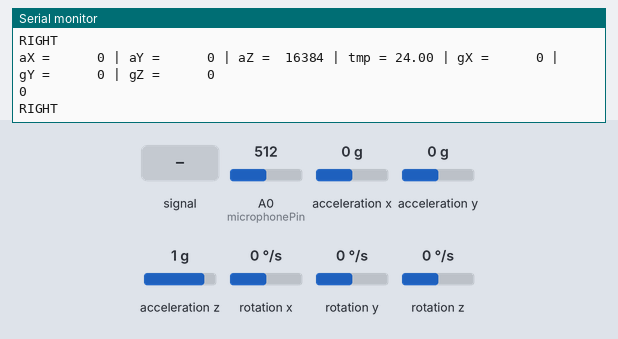
Bench run of a sketch on a simulated Arduino Leonardo, built with avr-gcc and run on an emulated ATmega32U4. On the bench: the last lines printed to the serial monitor. Wiring (inferred from the names in the program): MPU-6050 motion sensor at I2C address 0x68. Inputs (shaded band) come from the test bench; at power-on: acceleration x 0 g, acceleration y 0 g, acceleration z 1 g, rotation x 0 °/s, rotation y 0 °/s, A0 (microphonePin) = 512, rotation z 0 °/s. USB keyboard and mouse output is not drawn.

Above: at 1.2 s.
1.3 s: acceleration x set to -1.4 g
At 1.64 s:
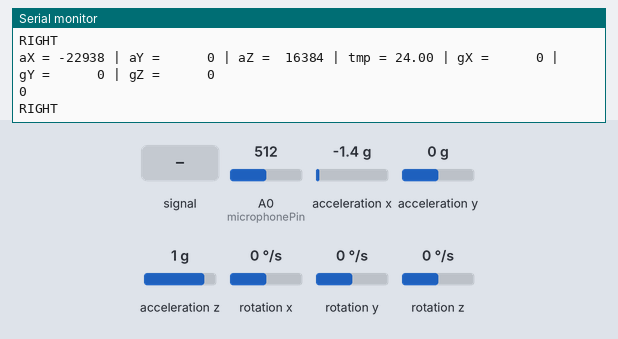
3.2 s: acceleration y set to -1.4 g
At 3.52 s:
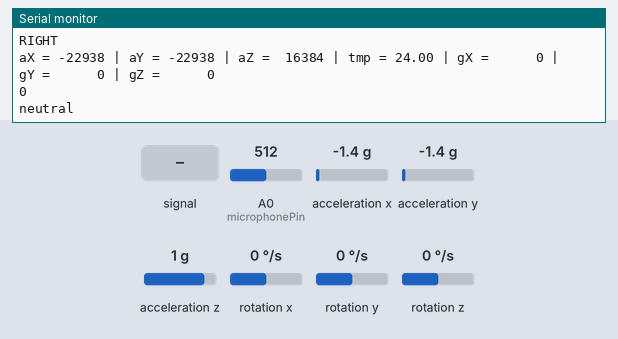
4.8 s: acceleration z set to -1.4 g
At 5.13 s:
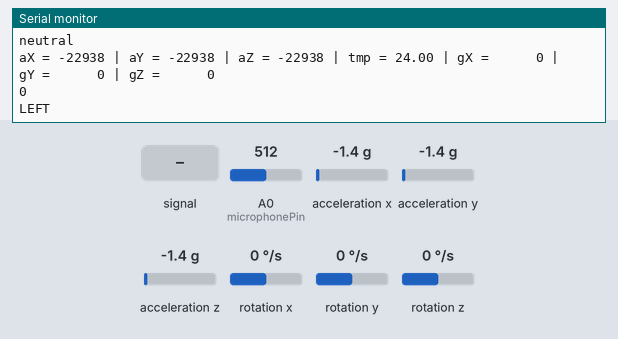
6.4 s: rotation x set to -192 °/s
At 6.74 s:
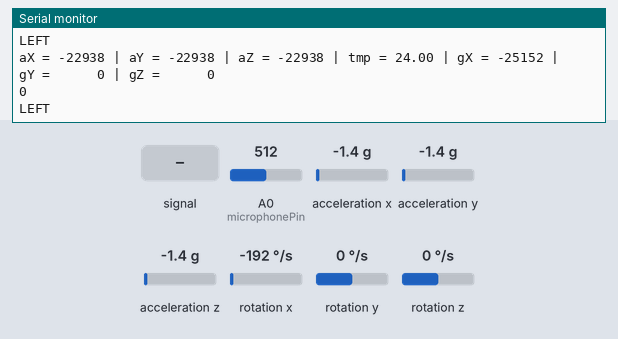
8.3 s: rotation y set to -192 °/s
At 8.62 s:
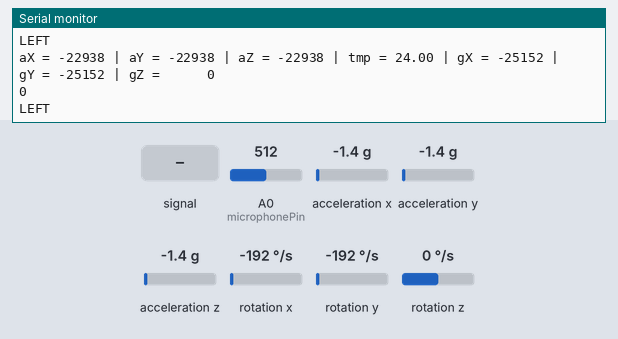

The sketch:

WizPong_Arduino_New.ino
```cpp
// (c) Michael Schoeffler 2017, http://www.mschoeffler.de

#include "Wire.h" // This library allows you to communicate with I2C devices.
#include "Keyboard.h"
#include <Keyboard.h>
#include <Wire.h>


//Setting up LEDs on board
// #define LED_LB 2
// #define LED_LT 3
// #define LED_RB 4
// #define LED_RT 5

// Setting up microphone
const int microphonePin = A0;


bool pressed_W = false;
bool pressed_S = false;
bool pressed_A = false;
bool pressed_D = false;
//Floating direction var
int dir = -1;

const int MPU_ADDR = 0x68; // I2C address of the MPU-6050. If AD0 pin is set to HIGH, the I2C address will be 0x69.

int16_t accelerometer_x, accelerometer_y, accelerometer_z; // variables for accelerometer raw data
int16_t gyro_x, gyro_y, gyro_z; // variables for gyro raw data
int16_t temperature; // variables for temperature data

char tmp_str[7]; // temporary variable used in convert function

char* convert_int16_to_str(int16_t i) { // converts int16 to string. Moreover, resulting strings will have the same length in the debug monitor.
  sprintf(tmp_str, "%6d", i);
  return tmp_str;
}

void setup() {
  //Light Output
  Serial.begin(9600);
  // pinMode(LED_LB, OUTPUT);
  // pinMode(LED_LT, OUTPUT);
  // pinMode(LED_RB, OUTPUT);
  // pinMode(LED_RT, OUTPUT);
  // digitalWrite(LED_LB, LOW);
  // digitalWrite(LED_LT, LOW);
  // digitalWrite(LED_RB, LOW);
  // digitalWrite(LED_RT, LOW);

  //LCD INITIALIZATION
  // lcd.init();
  // lcd.backlight();

  //Starting i2c to acccel
  Wire.begin();
  Wire.beginTransmission(MPU_ADDR); // Begins a transmission to the I2C slave (GY-521 board)
  Wire.write(0x6B); // PWR_MGMT_1 register
  Wire.write(0); // set to zero (wakes up the MPU-6050)
  Wire.endTransmission(true);
  Keyboard.begin();
}
void loop() {
  delay(100);
  Wire.beginTransmission(MPU_ADDR);
  Wire.write(0x3B); // starting with register 0x3B (ACCEL_XOUT_H) [MPU-6000 and MPU-6050 Register Map and Descriptions Revision 4.2, p.40]
  Wire.endTransmission(false); // the parameter indicates that the Arduino will send a restart. As a result, the connection is kept active.
  Wire.requestFrom(MPU_ADDR, 7*2, true); // request a total of 7*2=14 registers

  // "Wire.read()<<8 | Wire.read();" means two registers are read and stored in the same variable
  accelerometer_x = Wire.read()<<8 | Wire.read(); // reading registers: 0x3B (ACCEL_XOUT_H) and 0x3C (ACCEL_XOUT_L)
  accelerometer_y = Wire.read()<<8 | Wire.read(); // reading registers: 0x3D (ACCEL_YOUT_H) and 0x3E (ACCEL_YOUT_L)
  accelerometer_z = Wire.read()<<8 | Wire.read(); // reading registers: 0x3F (ACCEL_ZOUT_H) and 0x40 (ACCEL_ZOUT_L)
  temperature = Wire.read()<<8 | Wire.read(); // reading registers: 0x41 (TEMP_OUT_H) and 0x42 (TEMP_OUT_L)
  gyro_x = Wire.read()<<8 | Wire.read(); // reading registers: 0x43 (GYRO_XOUT_H) and 0x44 (GYRO_XOUT_L)
  gyro_y = Wire.read()<<8 | Wire.read(); // reading registers: 0x45 (GYRO_YOUT_H) and 0x46 (GYRO_YOUT_L)
  gyro_z = Wire.read()<<8 | Wire.read(); // reading registers: 0x47 (GYRO_ZOUT_H) and 0x48 (GYRO_ZOUT_L)

  // print out data
  Serial.print("aX = "); Serial.print(convert_int16_to_str(accelerometer_x));
  Serial.print(" | aY = "); Serial.print(convert_int16_to_str(accelerometer_y));
  Serial.print(" | aZ = "); Serial.print(convert_int16_to_str(accelerometer_z));
  // the following equation was taken from the documentation [MPU-6000/MPU-6050 Register Map and Description, p.30]
  Serial.print(" | tmp = "); Serial.print(temperature/340.00+36.53);
  Serial.print(" | gX = "); Serial.print(convert_int16_to_str(gyro_x));
  Serial.print(" | gY = "); Serial.print(convert_int16_to_str(gyro_y));
  Serial.print(" | gZ = "); Serial.print(convert_int16_to_str(gyro_z));
  Serial.println();

  int mn = 1024;
  int mx = 0;

  for (int i = 0; i < 100; ++i) {
    int val = analogRead(microphonePin);
    mn = min(mn, val);
    mx = max(mx, val);
  }

  int delta = mx - mn;

  Serial.println(delta);

  if (accelerometer_y > -2000 && accelerometer_x > 13500){
    // digitalWrite(LED_LB, LOW);
    // digitalWrite(LED_RB, LOW);
    // digitalWrite(LED_LT, HIGH);
    // digitalWrite(LED_RT, HIGH);
    dir = 0;
  }

  else if (accelerometer_y < -10000 && accelerometer_x > 5000){
    // digitalWrite(LED_LB, HIGH);
    // digitalWrite(LED_RB, HIGH);
    // digitalWrite(LED_LT, LOW);
    // digitalWrite(LED_RT, LOW);
    dir = 1;
  }
  else if (accelerometer_y < -8500 && accelerometer_z < -6000){
    // digitalWrite(LED_LB, HIGH);
    // digitalWrite(LED_RB, LOW);
    // digitalWrite(LED_LT, HIGH);
    // digitalWrite(LED_RT, LOW);
    dir = 2;
  }
  else if (accelerometer_y > -5000 && accelerometer_z > 7000){
    // digitalWrite(LED_LB, LOW);
    // digitalWrite(LED_RB, HIGH);
    // digitalWrite(LED_LT, LOW);
    // digitalWrite(LED_RT, HIGH);
    dir = 3;
  }
  else{
      dir=4;
    }
  if (dir == 0)
    {
    // lcd.setCursor(1, 0);
    // lcd.print("DOWN");
    // lcd.setCursor(1,3);
    // lcd.print(delta);
    if(pressed_S == false){
      Keyboard.releaseAll();
      pressed_S = true;
      pressed_W = false;
      pressed_A = false;
      pressed_D = false;
    }
    Serial.println("DOWN");
    Keyboard.print('S');
    // delay(300);
    // Keyboard.releaseAll();
    }
  if (dir == 1)
    {
    // lcd.setCursor(1, 0);
    // lcd.print("UP");
    // lcd.setCursor(1,3);
    if(pressed_W == false){
      Keyboard.releaseAll();
      pressed_S = false;
      pressed_W = true;
      pressed_A = false;
      pressed_D = false;
    }
      Serial.println("UP");
      Keyboard.print('W');
      // delay(300);
      // Keyboard.releaseAll();

    }
  if (dir == 2){
    // lcd.setCursor(1, 0);
    // lcd.print("LEFT");
    // lcd.setCursor(1,3);
    // lcd.print(delta);
    if(pressed_A == false){
      Keyboard.releaseAll();
        pressed_S = false;
      pressed_W = false;
      pressed_A = true;
      pressed_D = false;
    }
      Serial.println("LEFT");
      Keyboard.print('A');
      // delay(300);
      // Keyboard.releaseAll();

  }
  if (dir == 3){
    // lcd.setCursor(1, 0);
    // lcd.print("RIGHT");
    // lcd.setCursor(1,3);
    // lcd.print(delta);
    if(pressed_D == false){
      Keyboard.releaseAll();
      pressed_S = false;
      pressed_W = false;
      pressed_A = false;
      pressed_D = true;
    }
    Serial.println("RIGHT");
      Keyboard.print('D');
      // delay(300);
      // Keyboard.releaseAll();
  }
  if (dir == 4){
    Serial.println("neutral");
    Keyboard.releaseAll();
    Keyboard.print('Q');
    pressed_S = false;
    pressed_W = false;
    pressed_A = false;
    pressed_D = false;

  }
  if (delta > 20)
  {
    Keyboard.press(' ');
    delay(50);
    Keyboard.release(' ');
  }

  delay(150);
  // Serial.println(delta);
  // lcd.clear();
}
```

Measured:
- after the input at 1.3 s, the serial monitor: prints a new line after 0.14 s (image 1)
- after the input at 3.2 s, the serial monitor: prints a new line after 0.12 s (image 2)
- after the input at 4.8 s, the serial monitor: prints a new line after 0.13 s (image 3)
- after the input at 6.4 s, the serial monitor: prints a new line after 0.14 s (image 4)
- after the input at 8.3 s, the serial monitor: prints a new line after 0.12 s (image 5)
